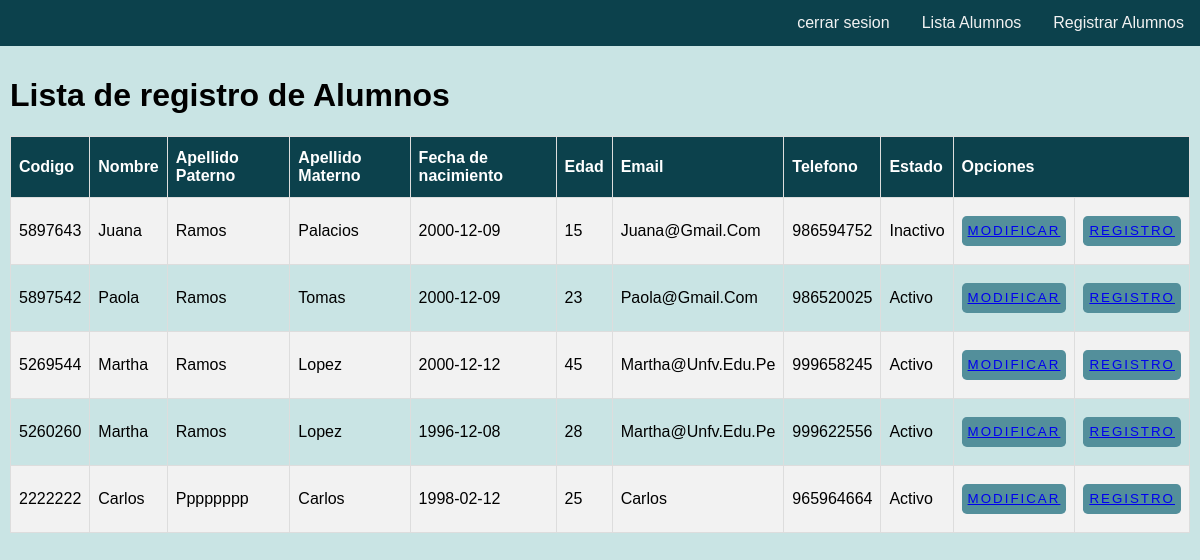
Screenshot of /listar/ (signed in) with the database file from the repository.
### app/models.py (models this page shows, shortened)
class registros (models.Model):
    Codigo = models.CharField(max_length=7,unique=True)
    Nombre = models.CharField(max_length=50)
    Apellido_paterno = models.CharField(max_length=200)
    Apellido_materno = models.CharField(max_length=200)
    Fecha_nacimento = models.DateField()
    Edad = models.IntegerField()
    Email = models.CharField(max_length=50)
    Telefono=models.CharField(max_length=9, unique=True)
    Estado = models.IntegerField(choices=opcion)

### app/views.py (the view)
# urls.py: path('listar/', listar, name= "listar"),
@login_required()
def listar (request):
    registrosform=registros.objects.all()
    data = {
        'registrosform': registrosform
    }
    return render(request, 'app/listar.html',data)

### app/templates/app/listar.html
{% extends 'app/base.html' %}
{% load static %}
{% block css %}
<link rel="stylesheet" href="{% static 'app/css/listar.css' %}">
{% endblock %}
{% block contenido %}
<h1>Lista de registro de Alumnos</h1>
<table class="alumno">
  <tr>
    <th>Codigo</th>
    <th>Nombre</th>
    <th>Apellido Paterno</th>
    <th>Apellido Materno</th>
    <th>Fecha de nacimiento</th>
    <th>Edad</th>
    <th>Email</th>
    <th>Telefono</th>
    <th>Estado</th>
    <th colspan="2">Opciones</th>
  </tr>
  {% for p in registrosform %}
  <tr>
    <td> {{ p.Codigo | title }} </td>
    <td> {{ p.Nombre | title }} </td>
    <td> {{ p.Apellido_paterno | title }} </td>
    <td> {{ p.Apellido_materno | title }} </td>
    <td> {{ p.Fecha_nacimento| title }} </td>
    <td> {{ p.Edad | title }} </td>
    <td> {{ p.Email | title }} </td>
    <td> {{ p.Telefono | title }} </td>
    <td>
      {% if p.Estado == 0 %}
      Activo
      {% elif p.Estado == 1 %}
      Inactivo
      {% else %}
      Estado desconocido
      {% endif %}
    </td>
    <td>
        <button><a href="{% url 'modif' p.id %}"> Modificar</a></button>
    </td>
    <td>
      <button><a href="{% url 'registro' p.id %}"> Registro</a></button>
    </td>
  </tr>
  {% endfor %}
</table>
{% endblock %}

### app/templates/app/base.html (shortened to what this page needs)
<!DOCTYPE html>
<html lang="es">
<head>
    {% load static %}
    {% block css %}
    {% endblock %}
    <link rel="stylesheet" href="{% static 'app/css/base.css' %}">
    </head>
    <body>
    <div class="topnav">
      <a href="{% url 'home'%}">Registrar Alumnos</a>
      <a href="{% url 'listar'%}">Lista Alumnos</a>
      {% if user.is_authenticated%}
      <a href="{% url 'logout'%}"> cerrar sesion</a>
      {% else %}
      <a href="{%url 'login'%}"> iniciar secion</a>
      {% endif %}
    </div>
    <div class="content">
      {% block contenido %}
      {% endblock %}
    </div>
    </body>
    </html>

### app/static/app/css/listar.css (style rules this page uses)
.alumno { font-family: 'Lilita One', cursive; border-collapse: collapse; width: 100%; }
.alumno td, .alumno th { border: 1px solid #ddd; padding: 8px; }
.alumno tr:nth-child(even) { background-color: #f2f2f2; }
.alumno th { padding-top: 12px; padding-bottom: 12px; text-align: left; background-color: #0c414c; color: white; font-family: "Arimo"; }

### app/static/app/css/base.css (style rules this page uses)
* { box-sizing: border-box; font-family: Arial, Helvetica, sans-serif; }
body { margin: 0; font-family: Arial, Helvetica, sans-serif; }
.topnav { overflow: hidden; background-color: #0c414c; }
.topnav a { float: right; display: block; color: #f2f2f2; text-align: justify; padding: 14px 16px; text-decoration: none; }
.content { background-color: #c9e4e4; padding: 10px; height: 900px; }

### rows the page displays
registros: Codigo "5897643", Nombre "Juana", Apellido_paterno "Ramos", Apellido_materno "Palacios", Fecha_nacimento "2000-12-09", Edad "15", Email "Juana@Gmail.Com", Telefono "986594752", Estado "Inactivo"
registros: Codigo "5897542", Nombre "Paola", Apellido_paterno "Ramos", Apellido_materno "Tomas", Fecha_nacimento "2000-12-09", Edad "23", Email "Paola@Gmail.Com", Telefono "986520025", Estado "Activo"
registros: Codigo "5269544", Nombre "Martha", Apellido_paterno "Ramos", Apellido_materno "Lopez", Fecha_nacimento "2000-12-12", Edad "45", Email "Martha@Unfv.Edu.Pe", Telefono "999658245", Estado "Activo"
registros: Codigo "5260260", Nombre "Martha", Apellido_paterno "Ramos", Apellido_materno "Lopez", Fecha_nacimento "1996-12-08", Edad "28", Email "Martha@Unfv.Edu.Pe", Telefono "999622556", Estado "Activo"
registros: Codigo "2222222", Nombre "Carlos", Apellido_paterno "Pppppppp", Apellido_materno "Carlos", Fecha_nacimento "1998-02-12", Edad "25", Email "Carlos", Telefono "965964664", Estado "Activo"
